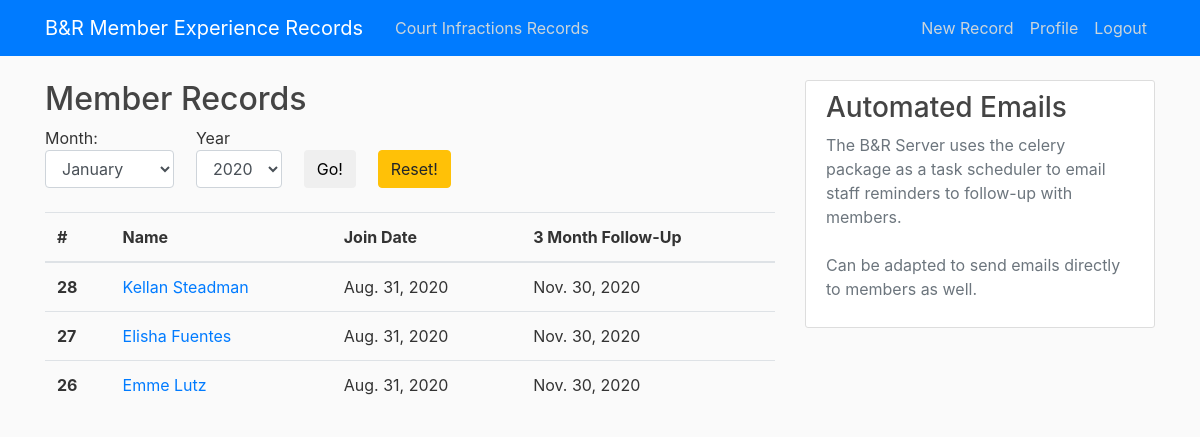
The app's page /memberexperience/summary/ (signed in), older data.
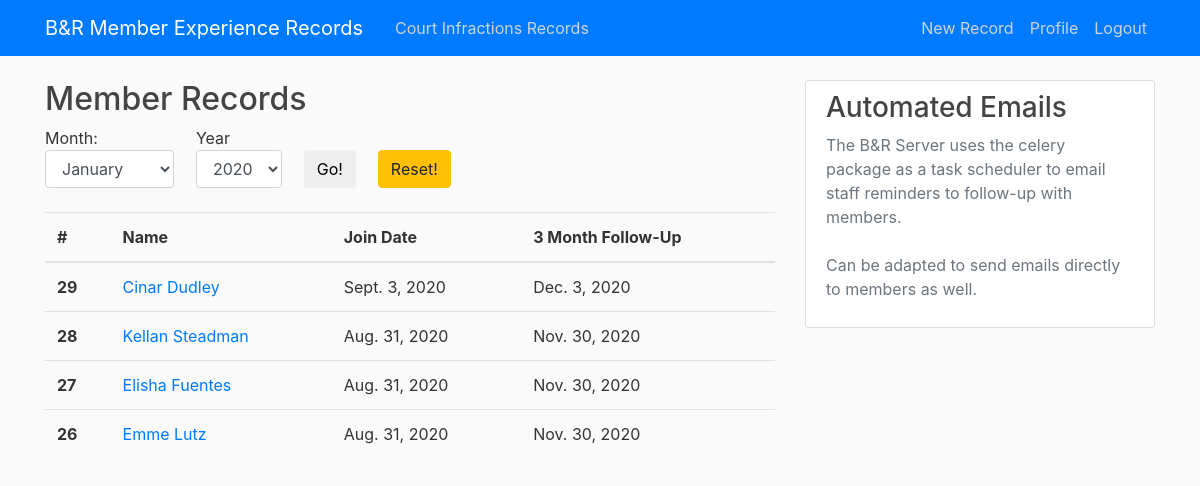
The same page, newer data.
### memberexperience/models.py (models this page shows, shortened)
class memberRecord(models.Model):
    name = models.ForeignKey(contactInfo, on_delete=models.PROTECT)
    age = models.IntegerField()
    joinDate = models.DateField(default=timezone.now)
    sportPrefs = models.ManyToManyField(sportOptions)
    followUp1 = models.DateField(default=timezone.now()+datetime.timedelta(days=91))
    followUp2 = models.DateField(default=timezone.now()+datetime.timedelta(days=182))
    followUp3 = models.DateField(default=timezone.now()+datetime.timedelta(days=365))
    notes = models.TextField(blank=True)
    author = models.ForeignKey(User, on_delete=models.PROTECT)

### courtinfractions/models.py (models this page shows)
class contactInfo(models.Model):
    memberName = models.CharField(max_length=200)
    email = models.CharField(max_length=254)
    def __str__(self):
        return self.memberName

### memberexperience/views.py (the view)
# urls.py: path('summary/', MEListView.as_view(), name='ME-summary'),
class MEListView(LoginRequiredMixin, ListView):
    model = memberRecord
    template_name = 'memberexperience/memberrecord_summary.html'
    context_object_name = 'objects'
    paginate_by = 10
    month_list = ['January', 'February', 'March', 'April', 'May', 'June', 'July', 'August', 'September', 'October',
                  'November', 'December']
    year_list = list(range(memberRecord.objects.earliest('joinDate').joinDate.year,
                           (memberRecord.objects.latest('joinDate').joinDate.year)+1))
    def get_context_data(self, **kwargs):
        context = super(MEListView, self).get_context_data(**kwargs)
        context.update({
            'month_list': self.month_list,
            'year_list': self.year_list
        })
        return context
    def get_queryset(self):
        if self.request.method == 'GET':
            print('A date query has been entered')
            month = self.request.GET.get('month')
            year = self.request.GET.get('year')
            print('month: ', str(month))
            print('year: ', str(year))
            if month is None or year is None:
                return memberRecord.objects.order_by('-joinDate').all().order_by('-id')
            else:
                return memberRecord.objects.filter(joinDate__month=month,
                                                   joinDate__year=year).order_by('-id').all()

### memberexperience/templates/memberexperience/memberrecord_summary.html (shortened to what this page needs)
{% extends 'memberexperience/base.html' %}
{% block content %}
    <h2>Member Records</h2>
    <div>
        <form class="well contact-form" method='GET'>
            <div style="float:left;">
                Month:
                <select class="well form-control" name="month">
                    {% for month in month_list %}
                        <option value="{{ forloop.counter }}">{{ month }}</option>
                    {% endfor %}
                </select>
            </div>
            <div style="float:left; margin-left:3%;">
                Year
                <select class="well form-control" name="year">
                    {% for year in year_list %}
                        <option value="{{ year }}">{{ year }}</option>
                    {% endfor %}
                </select>
            </div>
            <div style="float:left; margin-left:3%;">
                <br>
                <button type="submit" class="btn btn-default">Go!</button>
            </div>
            <div style="float:left; margin-left:3%;">
                <br>
                <a href="{% url 'ME-summary' %}" class="btn btn-warning">Reset!</a>
            </div>
        </form>
    </div>
    <br>
    <table class="table">
        <thead>
            <tr>
                <th scope="col">#</th>
                <th scope="col">Name</th>
                <th scope="col">Join Date</th>
                <th scope="col">3 Month Follow-Up</th>
            </tr>
        </thead>
        <tbody>
    {% for object in objects %}
        <tr>
            <th scope="row">{{ object.id }}</th>
            <td><a class="article-content" href="{% url 'ME-record' object.id %}">{{ object.name }}</a></td>
            <td>{{ object.joinDate }}</td>
            <td>{{ object.followUp1 }}</td>
        </tr>
    {% endfor %}
        </tbody>
    </table>
{% endblock content %}

Row changes from the older to the newer data that the page shows:
added memberRecord: id "29", name "Cinar Dudley", joinDate "Sept. 3, 2020", followUp1 "Dec. 3, 2020"
